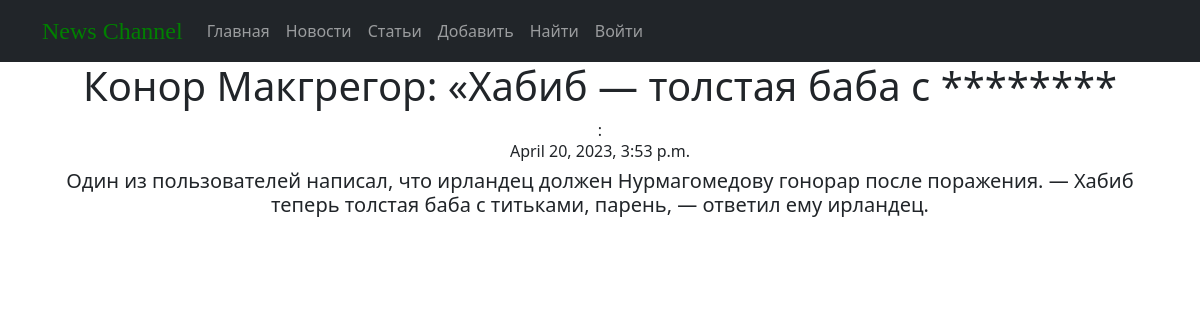
The page /news/post/2/ on the database its author committed.
### news/models.py (models this page shows, shortened)
class Post(models.Model):
    author = models.ForeignKey(Author, on_delete=models.CASCADE, null=True, blank=True)
    NEWS = 'NW'
    ARTICLE = 'AR'
    CATEGORY_CHOCE =[
    (NEWS, 'Новость'),
    (ARTICLE, 'Статья')
    ]
    CategoryType = models.CharField(max_length=2, choices=CATEGORY_CHOCE, default=NEWS)
    postCategory = models.ManyToManyField(Category, through='PostCategory')
    date_time = models.DateTimeField(auto_now_add=True)
    heading = models.CharField(max_length=64)
    text = models.TextField()
    rating = models.SmallIntegerField(default=0)

### news/views.py (the view)
# urls.py: path('post/<int:pk>/', PostDetail.as_view(), name='post_detail'),
class PostDetail(DetailView):
    model = Post
    template_name = 'link.html'
    context_object_name = 'post_link'

### news/templatetags/censor.py (called while the page is built)
@register.filter(name='Censor')
def Censor(value):
    Stoplist = ['идиот', 'хуйня', 'пидорас', 'титьками']
    sentence = value.split()
    for i in Stoplist:
        for words in sentence:
            if i in words:
                pos = sentence.index(words)
                sentence.remove(words)
                sentence.insert(pos, '*' * len(i))
    return " ".join(sentence)

### news/templates/link.html (shortened to what this page needs)
{% extends 'flatpages/default.html' %}
{% load censor %}
{% block content %}
<h1>{{ post_link.heading|Censor }}</h1>:<h6>{{post_link.date_time}}</h6>
<h5>{{post_link.text}}</h5>
{% endblock content %}

### rows shown on the page
Post: heading|Censor "Конор Макгрегор: «Хабиб — толстая баба с ********", date_time "April 20, 2023, 3:53 p.m.", text "Один из пользователей написал, что ирландец должен Нурмагомедову гонорар после поражения. — Хабиб теперь толстая баба с титьками, парень, — ответил ему ирландец."
